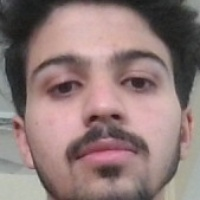
#> input picture data/images/Karan Sharma/Karan Sharma_0.jpg, 200 x 200 px, given in place of the camera
$ jupyter execute liveness.ipynb   (older library calls are emulated)
#> lines starting #> are read from the running program, lines starting #| are printed output that depends on the picture; after the words box and inside, x2 and y2 are one past the last pixel; in counts of white or black regions, pixels touching at a corner belong together
[cell 1]
import face_recognition
import cv2
import pickle
import numpy as np
from scipy.spatial import distance as dist

# Configurations
THRESHOLD = 0.45
UNKNOWN_NAME = "Unknown"
EYE_AR_THRESH = 0.25  # Eye Aspect Ratio threshold
EYE_AR_CONSEC_FRAMES = 3  # Frames to confirm blink
REQUIRED_BLINKS = 2  # Minimum blinks to verify liveness
HEAD_MOVEMENT_THRESH = 15  # Pixel movement threshold for head motion

def load_known_faces(filename):
    """Load known face encodings and names from file"""
#> called with filename = 'face_encodings.pkl'
    try:
        with open(filename, "rb") as f:
#> (reads face_encodings.pkl from the repository)
            known_face_encodings, known_face_names = pickle.load(f)
        return known_face_encodings, known_face_names
    except FileNotFoundError:
        print(f"Error: File '{filename}' not found. Ensure it exists.")
        return [], []

# [30 lines left out: functions eye_aspect_ratio, is_real_face, not called in this run]

def recognize_faces(frame, known_encodings, known_names, prev_face_pos, liveness_counter):
    """Recognize faces with liveness checks"""
    rgb_frame = cv2.cvtColor(frame, cv2.COLOR_BGR2RGB)
    face_locations = face_recognition.face_locations(rgb_frame)
    face_encodings = face_recognition.face_encodings(rgb_frame, face_locations)
    face_landmarks_list = face_recognition.face_landmarks(rgb_frame, face_locations)

    for (top, right, bottom, left), face_encoding, landmarks in zip(
        face_locations, face_encodings, face_landmarks_list
    ):
        # Liveness Check
        is_live, nose_pos = is_real_face(landmarks, prev_face_pos)
        if is_live:
            liveness_counter += 1
            prev_face_pos = nose_pos

        # Only recognize after liveness confirmation
        if liveness_counter >= REQUIRED_BLINKS:
            face_distances = face_recognition.face_distance(known_encodings, face_encoding)
            best_match_idx = np.argmin(face_distances)
            best_distance = face_distances[best_match_idx]
            name = known_names[best_match_idx] if best_distance <= THRESHOLD else UNKNOWN_NAME
            color = (0, 255, 0) if name != UNKNOWN_NAME else (0, 0, 255)
        else:
            name = "Move/Blink to verify"
            color = (255, 255, 0)  # Yellow (pending)

        # Draw bounding box
        cv2.rectangle(frame, (left, top), (right, bottom), color, 2)
        cv2.putText(frame, name, (left, bottom + 20),
                   cv2.FONT_HERSHEY_SIMPLEX, 0.5, color, 1)

    return frame, prev_face_pos, liveness_counter

def main():
    known_encodings, known_names = load_known_faces("face_encodings.pkl")
    if not known_encodings:
        return  # Exit if no known faces loaded

    video_capture = cv2.VideoCapture(0)
    prev_face_pos = None
    liveness_counter = 0

    while True:
        ret, frame = video_capture.read()
#> frame is the input picture: shape (200, 200, 3); mean B, G, R 119.6, 121.7, 144.1
        if not ret:
            break

        frame, prev_face_pos, liveness_counter = recognize_faces(
            frame, known_encodings, known_names, prev_face_pos, liveness_counter
        )
        cv2.imshow('Video', frame)

        if cv2.waitKey(1) & 0xFF == ord('q'):
            break

    video_capture.release()
    cv2.destroyAllWindows()

if __name__ == "__main__":
    main()
#> (the call stopped at in recognize_faces, `face_locations = face_recognition.face_locations(rgb_frame)`: face_recognition is not available in this run)

[cell 2]
import face_recognition
import cv2
import pickle
import numpy as np
import os
from datetime import datetime

# Configuration
THRESHOLD = 0.45  # Similarity threshold
UNKNOWN_NAME = "Unknown"
MIN_FACE_SIZE = 100  # Minimum pixel size for a face to be considered
BLUR_THRESHOLD = 100  # Threshold for blur detection (lower is more blurry)
SCREEN_REFLECTION_THRESHOLD = 200  # Brightness threshold for screen detection

def load_known_faces(filename):
    """Load known face encodings and names from file with error handling"""
    try:
        with open(filename, "rb") as f:
            known_face_encodings, known_face_names = pickle.load(f)
        return known_face_encodings, known_face_names
    except (FileNotFoundError, EOFError, pickle.UnpicklingError) as e:
        print(f"Error loading face database: {e}")
        return [], []

# [7 lines left out: function is_screen_face, not called in this run]

def is_too_blurry(frame):
    """Check if the frame is too blurry for reliable detection"""
    gray = cv2.cvtColor(frame, cv2.COLOR_BGR2GRAY)
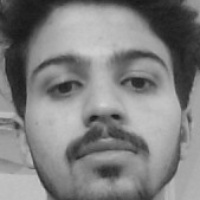
#> gray: shape (200, 200); min 23, max 210, mean 128.2
    return cv2.Laplacian(gray, cv2.CV_64F).var() < BLUR_THRESHOLD

# [4 lines left out: function is_face_too_small, not called in this run]

def recognize_faces(frame, known_encodings, known_names):
    """Enhanced face recognition with filtering"""
    if is_too_blurry(frame):
        cv2.putText(frame, "Low quality - ignoring", (10, 30),
                   cv2.FONT_HERSHEY_SIMPLEX, 0.7, (0, 0, 255), 2)
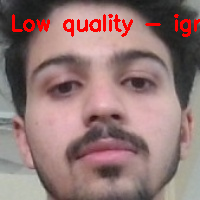
#> frame: shape (200, 200, 3); 2.73% of pixels changed, all inside (x1, y1, x2, y2) = (12, 14, 200, 37)
        return frame

    rgb_frame = cv2.cvtColor(frame, cv2.COLOR_BGR2RGB)
    face_locations = face_recognition.face_locations(rgb_frame)

    for face_location in face_locations:
        if is_face_too_small(face_location) or is_screen_face(frame, face_location):
            continue

        face_encoding = face_recognition.face_encodings(rgb_frame, [face_location])[0]
        face_distances = face_recognition.face_distance(known_encodings, face_encoding)
        best_match_idx = np.argmin(face_distances)
        best_distance = face_distances[best_match_idx]

        name = known_names[best_match_idx] if best_distance <= THRESHOLD else UNKNOWN_NAME
        (top, right, bottom, left) = face_location

        # Draw rectangle and label
        color = (0, 255, 0) if name != UNKNOWN_NAME else (0, 0, 255)
        cv2.rectangle(frame, (left, top), (right, bottom), color, 2)
        cv2.putText(frame, name, (left, bottom + 20),
                   cv2.FONT_HERSHEY_SIMPLEX, 0.6, color, 1)

        # Display confidence score
        confidence = 1 - best_distance
        cv2.putText(frame, f"{confidence:.2f}", (left, bottom + 45),
                   cv2.FONT_HERSHEY_SIMPLEX, 0.4, color, 1)

    return frame

# [5 lines left out: function log_attendance, not called in this run]

def main():
    known_encodings, known_names = load_known_faces("face_encodings.pkl")

    if not known_encodings:
        print("No face database found. Please create one first.")
        return

    video_capture = cv2.VideoCapture(0)
    video_capture.set(cv2.CAP_PROP_FRAME_WIDTH, 1280)
    video_capture.set(cv2.CAP_PROP_FRAME_HEIGHT, 720)

    while True:
        ret, frame = video_capture.read()
        if not ret:
            break

        frame = recognize_faces(frame, known_encodings, known_names)

        # # Display FPS
        # cv2.putText(frame, f"FPS: {int(video_capture.get(cv2.CAP_PROP_FPS))}",
        #            (10, 30), cv2.FONT_HERSHEY_SIMPLEX, 0.7, (255, 255, 255), 2)

        cv2.imshow('Face Recognition', frame)

        key = cv2.waitKey(1)
#> (key q is pressed here)
#> (the rest of the program and of its run is left out)
